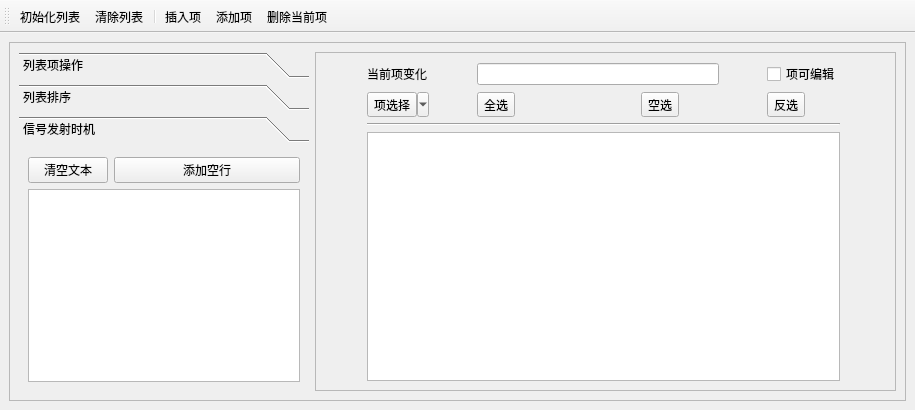
<?xml version="1.0" encoding="UTF-8"?>
<ui version="4.0">
 <class>MainWindow</class>
 <widget class="QMainWindow" name="MainWindow">
  <property name="geometry">
   <rect>
    <x>0</x>
    <y>0</y>
    <width>915</width>
    <height>410</height>
   </rect>
  </property>
  <property name="windowTitle">
   <string>MainWindow</string>
  </property>
  <widget class="QWidget" name="centralwidget">
   <layout class="QGridLayout" name="gridLayout">
    <item row="0" column="0">
     <widget class="QFrame" name="frame_2">
      <property name="frameShape">
       <enum>QFrame::StyledPanel</enum>
      </property>
      <property name="frameShadow">
       <enum>QFrame::Raised</enum>
      </property>
      <layout class="QHBoxLayout" name="horizontalLayout" stretch="1,2">
       <item>
        <widget class="QToolBox" name="toolBox">
         <property name="currentIndex">
          <number>2</number>
         </property>
         <widget class="QWidget" name="page_3">
          <property name="geometry">
           <rect>
            <x>0</x>
            <y>0</y>
            <width>290</width>
            <height>255</height>
           </rect>
          </property>
          <attribute name="label">
           <string>列表项操作</string>
          </attribute>
          <layout class="QVBoxLayout" name="verticalLayout">
           <item>
            <widget class="QToolButton" name="tbtn_init_list">
             <property name="text">
              <string>初始化列表</string>
             </property>
             <property name="autoRaise">
              <bool>true</bool>
             </property>
            </widget>
           </item>
           <item>
            <widget class="QToolButton" name="tbtn_clear_list">
             <property name="text">
              <string>清除列表</string>
             </property>
             <property name="autoRaise">
              <bool>true</bool>
             </property>
            </widget>
           </item>
           <item>
            <widget class="QToolButton" name="tbtn_insert_item">
             <property name="text">
              <string>插入项</string>
             </property>
             <property name="autoRaise">
              <bool>true</bool>
             </property>
            </widget>
           </item>
           <item>
            <widget class="QToolButton" name="tbtn_add_item">
             <property name="text">
              <string>添加项</string>
             </property>
             <property name="autoRaise">
              <bool>true</bool>
             </property>
            </widget>
           </item>
           <item>
            <widget class="QToolButton" name="tbtn_delete_item">
             <property name="text">
              <string>删除当前项</string>
             </property>
             <property name="autoRaise">
              <bool>true</bool>
             </property>
            </widget>
           </item>
          </layout>
         </widget>
         <widget class="QWidget" name="page_5">
          <property name="geometry">
           <rect>
            <x>0</x>
            <y>0</y>
            <width>290</width>
            <height>255</height>
           </rect>
          </property>
          <attribute name="label">
           <string>列表排序</string>
          </attribute>
          <layout class="QVBoxLayout" name="verticalLayout_2">
           <item>
            <widget class="QCheckBox" name="checkBox">
             <property name="text">
              <string>允许排序</string>
             </property>
            </widget>
           </item>
           <item>
            <widget class="QToolButton" name="toolButton_5">
             <property name="text">
              <string>升序排序</string>
             </property>
             <property name="toolButtonStyle">
              <enum>Qt::ToolButtonTextBesideIcon</enum>
             </property>
             <property name="arrowType">
              <enum>Qt::UpArrow</enum>
             </property>
            </widget>
           </item>
           <item>
            <widget class="QToolButton" name="toolButton_6">
             <property name="text">
              <string>降序排序</string>
             </property>
             <property name="toolButtonStyle">
              <enum>Qt::ToolButtonTextBesideIcon</enum>
             </property>
             <property name="arrowType">
              <enum>Qt::DownArrow</enum>
             </property>
            </widget>
           </item>
           <item>
            <spacer name="verticalSpacer">
             <property name="orientation">
              <enum>Qt::Vertical</enum>
             </property>
             <property name="sizeHint" stdset="0">
              <size>
               <width>20</width>
               <height>40</height>
              </size>
             </property>
            </spacer>
           </item>
          </layout>
         </widget>
         <widget class="QWidget" name="page_4">
          <property name="geometry">
           <rect>
            <x>0</x>
            <y>0</y>
            <width>290</width>
            <height>255</height>
           </rect>
          </property>
          <attribute name="label">
           <string>信号发射时机</string>
          </attribute>
          <layout class="QFormLayout" name="formLayout">
           <item row="0" column="0">
            <widget class="QPushButton" name="pushButton">
             <property name="text">
              <string>清空文本</string>
             </property>
            </widget>
           </item>
           <item row="0" column="1">
            <widget class="QPushButton" name="pushButton_2">
             <property name="text">
              <string>添加空行</string>
             </property>
            </widget>
           </item>
           <item row="1" column="0" colspan="2">
            <widget class="QPlainTextEdit" name="plainTextEdit"/>
           </item>
          </layout>
         </widget>
        </widget>
       </item>
       <item>
        <widget class="QFrame" name="frame">
         <property name="frameShape">
          <enum>QFrame::StyledPanel</enum>
         </property>
         <property name="frameShadow">
          <enum>QFrame::Raised</enum>
         </property>
         <layout class="QGridLayout" name="gridLayout_2">
          <item row="0" column="0">
           <widget class="QLabel" name="label">
            <property name="text">
             <string>当前项变化</string>
            </property>
           </widget>
          </item>
          <item row="0" column="1" colspan="2">
           <widget class="QLineEdit" name="lineEdit">
            <property name="minimumSize">
             <size>
              <width>200</width>
              <height>0</height>
             </size>
            </property>
           </widget>
          </item>
          <item row="0" column="3">
           <widget class="QCheckBox" name="chk_item_editable">
            <property name="text">
             <string>项可编辑</string>
            </property>
           </widget>
          </item>
          <item row="1" column="0">
           <widget class="QToolButton" name="tbtn_select_item">
            <property name="text">
             <string>项选择</string>
            </property>
            <property name="popupMode">
             <enum>QToolButton::MenuButtonPopup</enum>
            </property>
           </widget>
          </item>
          <item row="1" column="1">
           <widget class="QToolButton" name="tbtn_select_all">
            <property name="text">
             <string>全选</string>
            </property>
           </widget>
          </item>
          <item row="1" column="2">
           <widget class="QToolButton" name="tbtn_select_none">
            <property name="text">
             <string>空选</string>
            </property>
           </widget>
          </item>
          <item row="1" column="3">
           <widget class="QToolButton" name="tbtn_select_inv">
            <property name="text">
             <string>反选</string>
            </property>
           </widget>
          </item>
          <item row="2" column="0" colspan="4">
           <widget class="Line" name="line">
            <property name="orientation">
             <enum>Qt::Horizontal</enum>
            </property>
           </widget>
          </item>
          <item row="3" column="0" colspan="4">
           <widget class="QListWidget" name="listWidget">
            <property name="contextMenuPolicy">
             <enum>Qt::CustomContextMenu</enum>
            </property>
           </widget>
          </item>
         </layout>
        </widget>
       </item>
      </layout>
     </widget>
    </item>
   </layout>
  </widget>
  <widget class="QToolBar" name="toolBar">
   <property name="windowTitle">
    <string>toolBar</string>
   </property>
   <attribute name="toolBarArea">
    <enum>TopToolBarArea</enum>
   </attribute>
   <attribute name="toolBarBreak">
    <bool>false</bool>
   </attribute>
   <addaction name="act_init_list"/>
   <addaction name="act_clear_list"/>
   <addaction name="separator"/>
   <addaction name="act_insert_item"/>
   <addaction name="act_add_item"/>
   <addaction name="act_delete_item"/>
  </widget>
  <action name="act_init_list">
   <property name="text">
    <string>初始化列表</string>
   </property>
   <property name="menuRole">
    <enum>QAction::NoRole</enum>
   </property>
  </action>
  <action name="act_clear_list">
   <property name="text">
    <string>清除列表</string>
   </property>
   <property name="menuRole">
    <enum>QAction::NoRole</enum>
   </property>
  </action>
  <action name="act_insert_item">
   <property name="text">
    <string>插入项</string>
   </property>
   <property name="menuRole">
    <enum>QAction::NoRole</enum>
   </property>
  </action>
  <action name="act_add_item">
   <property name="text">
    <string>添加项</string>
   </property>
   <property name="menuRole">
    <enum>QAction::NoRole</enum>
   </property>
  </action>
  <action name="act_delete_item">
   <property name="text">
    <string>删除当前项</string>
   </property>
   <property name="menuRole">
    <enum>QAction::NoRole</enum>
   </property>
  </action>
  <action name="act_select_item">
   <property name="text">
    <string>项选择</string>
   </property>
   <property name="menuRole">
    <enum>QAction::NoRole</enum>
   </property>
  </action>
  <action name="act_exit">
   <property name="text">
    <string>退出</string>
   </property>
   <property name="menuRole">
    <enum>QAction::NoRole</enum>
   </property>
  </action>
  <action name="act_select_all">
   <property name="text">
    <string>全选</string>
   </property>
   <property name="menuRole">
    <enum>QAction::NoRole</enum>
   </property>
  </action>
  <action name="act_select_none">
   <property name="text">
    <string>空选</string>
   </property>
   <property name="menuRole">
    <enum>QAction::NoRole</enum>
   </property>
  </action>
  <action name="act_select_inverse">
   <property name="text">
    <string>反选</string>
   </property>
   <property name="menuRole">
    <enum>QAction::NoRole</enum>
   </property>
  </action>
  <action name="act_select_menu">
   <property name="text">
    <string>项选择菜单</string>
   </property>
   <property name="menuRole">
    <enum>QAction::NoRole</enum>
   </property>
  </action>
 </widget>
 <resources/>
 <connections>
  <connection>
   <sender>act_exit</sender>
   <signal>triggered()</signal>
   <receiver>MainWindow</receiver>
   <slot>close()</slot>
   <hints>
    <hint type="sourcelabel">
     <x>-1</x>
     <y>-1</y>
    </hint>
    <hint type="destinationlabel">
     <x>399</x>
     <y>299</y>
    </hint>
   </hints>
  </connection>
  <connection>
   <sender>pushButton</sender>
   <signal>clicked()</signal>
   <receiver>plainTextEdit</receiver>
   <slot>clear()</slot>
   <hints>
    <hint type="sourcelabel">
     <x>67</x>
     <y>156</y>
    </hint>
    <hint type="destinationlabel">
     <x>163</x>
     <y>277</y>
    </hint>
   </hints>
  </connection>
 </connections>
</ui>
